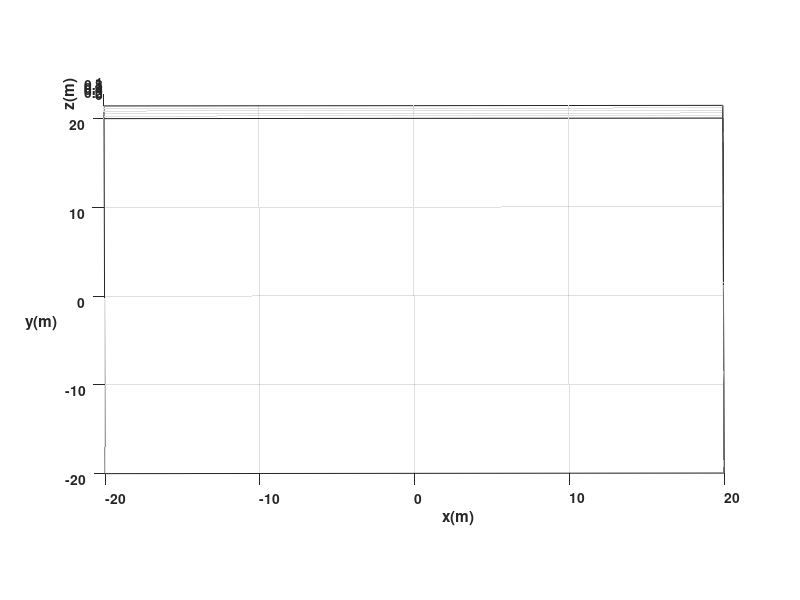

The MATLAB source for this figure: (Note: this script raises an error after producing the figure.)
%Limpieza de pantalla
clear all
close all
clc

%%%%%%%%%%%%%%%%%%%%%%%%% TIEMPO %%%%%%%%%%%%%%%%%%%%%%%%%%%%%%%%%%%%%%
tf=60;             % Tiempo de simulación en segundos (s)
ts=0.1;            % Tiempo de muestreo en segundos (s)
t=0:ts:tf;         % Vector de tiempo
N= length(t);      % Muestras


%%%%%%%%%%%%%%%%%%% CONDICIONES INICIALES %%%%%%%%%%%%%%%%%%%%%%%%%%%%%%%
%Inicializamos las variables que se van a emplear
x1= zeros (1, N+1);       % Posición (X) en el centro del eje que une las ruedas en metros (m)
y1= zeros (1, N+1);       % Posición (Y) en el centro del eje que une las ruedas en metros (m)
phi= zeros (1, N+1);      % Orientación del robot en radiaanes (rad)

%Damos valores a nuestro punto inicial de posición y orientación
x1(1)= -2.5;  %Posición inicial eje x
y1(1)= 11;  %Posición inicial eje y
phi(1)=0; %Orientación inicial del robot 

%%%%%%%%%%%%%%%%%%%%% PUNTO DE CONTROL %%%%%%%%%%%%%%%%%%%%%%%%%%%%%%%%%%%
%Inicializamos el punto de control 
hx= zeros (1, N+1);       % Posición en el eje (X) del punto de control en metros (m)
hy= zeros (1, N+1);       % Posición en el eje (Y) del punto de control en metros (m)

%Igualamos el punto de control con las proyecciones X1 y Y1 por su
%coincidencia
hx(1)= x1(1);       % Posición del punto de control en el eje (X) metros (m)
hy(1)= y1(1);       % Posición del punto de control en el eje (Y) metros (m)

%%%%%%%%%%%%%%%%%%%%%% VELOCIDADES DE REFERENCIA %%%%%%%%%%%%%%%%%%%%%%%%%%
%Tramo 1 (v=0 m/s, w=pi/6 rad/s) Giro 1
%Tramo 2 (v=3 m/s, w=0 rad/s) Linea 1
%Tramo 3 (v=0 m/s, w=pi/6 rad/s) Giro 2
%Tramo 4 (v=4.5 m/s, w=0 rad/s) Linea 2
%Tramo 5 (v=0 m/s, w=0 rad/s) Giro 3
%Tramo 6 (v=2.4 m/s, w=0 rad/s) Linea 3
%Tramo 7 (v=0 m/s, w=pi/6 rad/s) Giro 4
%Tramo 8 (v=3.8 m/s, w=0 rad/s) Linea 4
%Tramo 9 (v=0 m/s, w=pi/6 rad/s) Giro 5
%Tramo 10 (v=3 m/s, w=0 rad/s) Linea 5
%Tramo 11 (v=0 m/s, w=pi/6 rad/s) Giro 6
%Tramo 12 (v=4.5 m/s, w=0 rad/s) Linea 6
%Tramo 13 (v=0 m/s, w=0 rad/s) Giro 7
%Tramo 14 (v=2.4 m/s, w=0 rad/s) Linea 7
%Tramo 15 (v=0 m/s, w=pi/6 rad/s) Giro 8 
%Tramo 16 (v=0 m/s, w=0 rad/s) Linea 8
%Tramo 17 (v=0 m/s, w=0 rad/s) Giro 9
%Tramo 18 (v=0 m/s, w=0 rad/s) Linea 9
%Tramo 19 (v=0 m/s, w=0 rad/s) Giro 10
%Tramo 20 (v=0 m/s, w=0 rad/s) Linea 10
%Tramo 21 (v=0 m/s, w=0 rad/s) Giro 11
%Tramo 22 (v=0 m/s, w=0 rad/s) Linea 11
%Tramo 23 (v=0 m/s, w=0 rad/s) Giro 12
%Tramo 24 (v=0 m/s, w=0 rad/s) Linea 12
%Tramo 25 (v=0 m/s, w=0 rad/s) Giro 13
v = [0*ones(1,10)    7.071*ones(1,10) 0*ones(1,10)    7.071/2*ones(1,10)  0*ones(1,10)          (7.071/2)*ones(1,10)  0*ones(1,10)     7.071*ones(1,10)  0*ones(1,10)           5.59*ones(1,10)  0*ones(1,10)          5*ones(1,10)    0*ones(1,10)         5.59*ones(1,10)  0*ones(1,10)           5.59*ones(1,10)  0*ones(1,10)         3.5355*ones(1,10)  0*ones(1,10)          5.59*ones(1,10)   0*ones(1,10)         2.5*ones(1,10)  0*ones(1,10)         5.59*ones(1,10)   0*ones(1,10)         3.65*ones(1,10)     0*ones(1,10)    5.59*ones(1,10)    0*ones(1,10)         12.5*ones(1,10)  0*ones(1,10)       12.5*ones(1,10)   0*ones(1,10)         3.5355*ones(1,10)  0*ones(1,10)       3.5355*ones(1,10)  0*ones(1,10)         12.5*ones(1,10)  0*ones(1,10)           5.59*ones(1,10)   0*ones(1,10)          5*ones(1,10)    0*ones(1,10)         5.59*ones(1,10)  0*ones(1,10)           5.59*ones(1,10)  0*ones(1,10)         3.5355*ones(1,10)  0*ones(1,10)          5.59*ones(1,10)   0*ones(1,10)         2.5*ones(1,10)  0*ones(1,10)         5.59*ones(1,10)   0*ones(1,10)          3.5355*ones(1,10)  0*ones(1,10)           5.59*ones(1,10)    0*ones(1,1000)]; % Velocidad lineal de referencia (m/s)
w = [-pi/4*ones(1,10) 0*ones(1,10)    pi*ones(1,10)   0*ones(1,10)        -1*(pi/2)*ones(1,10)  0*ones(1,10)          pi*ones(1,10)    0*ones(1,10)      -0.3976*pi*ones(1,10)  0*ones(1,10)     0.1476*pi*ones(1,10)  0*ones(1,10)    0.3524*pi*ones(1,10) 0*ones(1,10)     0.1476*2*pi*ones(1,10) 0*ones(1,10)     .1024*pi*ones(1,10)  0*ones(1,10)       -0.6024*pi*ones(1,10) 0*ones(1,10)      0.3524*pi*ones(1,10) 0*ones(1,10)    0.3524*pi*ones(1,10) 0*ones(1,10)      0.32*pi*ones(1,10)   0*ones(1,10)     0*pi*ones(1,10)     0*ones(1,10)   0.338*pi*ones(1,10)    0*ones(1,10)     pi*ones(1,10)      0*ones(1,10)      0.25*pi*ones(1,10)   0*ones(1,10)       0.5*pi*ones(1,10)  0*ones(1,10)       0.25*pi*ones(1,10)   0*ones(1,10)     -0.3524*pi*ones(1,10)  0*ones(1,10)      -0.1476*pi*ones(1,10)  0*ones(1,10)    -0.3524*pi*ones(1,10) 0*ones(1,10)     -0.1476*2*pi*ones(1,10) 0*ones(1,10)     -0.1024*pi*ones(1,10)  0*ones(1,10)       0.6024*pi*ones(1,10) 0*ones(1,10)      -0.3524*pi*ones(1,10) 0*ones(1,10)    -0.3524*pi*ones(1,10) 0*ones(1,10)      -0.3976*pi*ones(1,10)  0*ones(1,10)       0.1024*pi*ones(1,10)  0*ones(1,10)   0*ones(1,1000)]; % Velocidad angular de referencia (rad/s)


%%%%%%%%%%%%%%%%%%%%%%%%% BUCLE DE SIMULACION %%%%%%%%%%%%%%%%%%%%%%%%%%%%%%%%

for k=1:N 
    
    %Aplico la integral a la velocidad angular para obtener el angulo "phi" de la orientación
    phi(k+1)=phi(k)+w(k)*ts; % Integral numérica (método de Euler)
           
   %%%%%%%%%%%%%%%%%%%%% MODELO CINEMATICO %%%%%%%%%%%%%%%%%%%%%%%%%
    
    xp1=v(k)*cos(phi(k)); 
        yp1=v(k)*sin(phi(k));
 
    %Aplico la integral a la velocidad lineal para obtener las cordenadas
    %"x1" y "y1" de la posición
    x1(k+1)=x1(k)+ ts*xp1; % Integral numérica (método de Euler)
    y1(k+1)=y1(k)+ ts*yp1; % Integral numérica (método de Euler)

    % Posicion del robot con respecto al punto de control
    hx(k+1)=x1(k+1); 
    hy(k+1)=y1(k+1);

end



%%%%%%%%%%%%%%%%%%%%%%%%%%%%% SIMULACION VIRTUAL 3D %%%%%%%%%%%%%%%%%%%%%%%%%%%%

% a) Configuracion de escena

scene=figure;  % Crear figura (Escena)
set(scene,'Color','white'); % Color del fondo de la escena
set(gca,'FontWeight','bold') ;% Negrilla en los ejes y etiquetas
sizeScreen=get(0,'ScreenSize'); % Retorna el tamaño de la pantalla del computador
set(scene,'position',sizeScreen); % Configurar tamaño de la figura
camlight('headlight'); % Luz para la escena
axis equal; % Establece la relación de aspecto para que las unidades de datos sean las mismas en todas las direcciones.
grid on; % Mostrar líneas de cuadrícula en los ejes
box on; % Mostrar contorno de ejes
xlabel('x(m)'); ylabel('y(m)'); zlabel('z(m)'); % Etiqueta de los ejes

view([-0.1 35]); % Orientacion de la figura
axis([-20 20 -20 20 0 1]); % Ingresar limites minimos y maximos en los ejes x y z [minX maxX minY maxY minZ maxZ]

% b) Graficar robots en la posicion inicial
scale = 4;
MobileRobot;
H1=MobilePlot(x1(1),y1(1),phi(1),scale);hold on;

% c) Graficar Trayectorias
H2=plot3(hx(1),hy(1),0,'r','lineWidth',2);

% d) Bucle de simulacion de movimiento del robot

step=30; % pasos para simulacion

for k=1:step:N

    delete(H1);    
    delete(H2);
    
    H1=MobilePlot(x1(k),y1(k),phi(k),scale);
    H2=plot3(hx(1:k),hy(1:k),zeros(1,k),'r','lineWidth',2);
    
    pause(ts);

end
